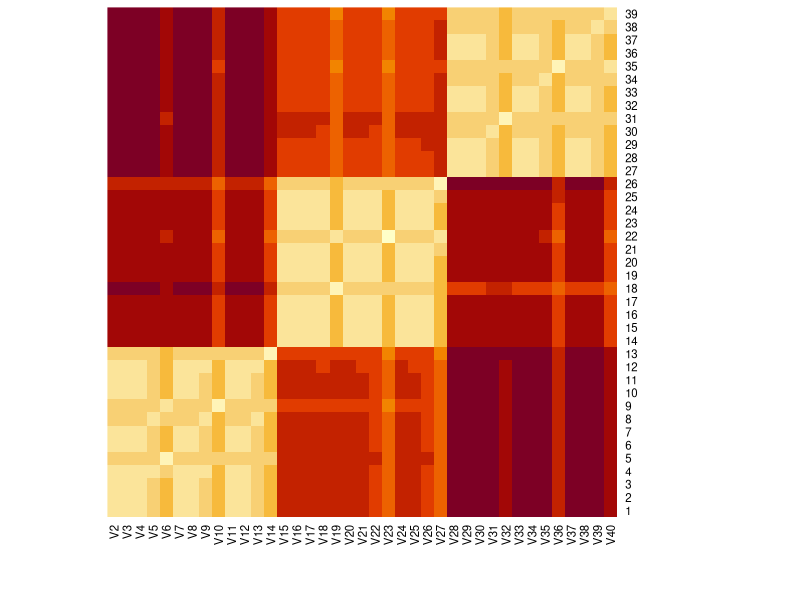

Write R code to recreate this figure. (Note: this script raises an error after producing the figure.)
## ---- chunk 1
knitr::opts_chunk$set(echo = TRUE)
## ---- chunk 2
geodist <- read.table("Rabi_geodist_matrix.txt", sep='\t', stringsAsFactors = FALSE)
geodist <- sapply(geodist[2:40, 2:40], as.numeric)
heatmap(geodist, Rowv = NA, Colv = NA)
## ---- chunk 3
knitr::include_graphics("networks.png")
## ---- chunk 4
knitr::include_graphics("test_demo_setsizes.png")
## ---- chunk 5
knitr::include_graphics("test2_demo_setsizes.png")
## ---- chunk 6
knitr::include_graphics("test_demo_Difference_samples.png")
## ---- chunk 7
knitr::include_graphics("central_demo_closeness.png")
## ---- chunk 8
knitr::include_graphics("graph_demo_graph_properties.png")
## ---- chunk 9
stats <- read.csv('test_set_stats.csv')
knitr::kable(head(stats))
## ---- chunk 10
library(ggplot2)
stats <- read.csv('test2_set_differences.csv')
data <- plyr::ddply(stats, c("Network", "Interval"), plyr::summarise, mean=mean(Set.size), sd=sd(Set.size), sem=(sd(Set.size)/sqrt(length(Set.size))))

# remove some of the positive control models for clarity
names <- c("Input", "Degree", "Random",
           "Degree size: 0.2 prev:1", "Random size: 0.2 prev:1",
           "Degree size: 0.6 prev:1",  "Random size: 0.6 prev:1")
data <- data[data$Network %in% names,]

# Order networks by input / neg control / positive control
data$Network <- factor(data$Network, levels=names)

# Change interval to factor
data$Interval <- factor(data$Interval)

# omit difference, since this makes the figure unclear
data <- data[data$Interval != 1,]

# plot linetype, need to set scale_x and linetyple manually
ggplot(data, aes(x=Interval, y=mean, colour=Network)) +
  geom_line(aes(x=as.numeric(Interval), y=mean, linetype=Network), size=1) + 
  geom_errorbar(aes(x=as.numeric(Interval), ymin=mean-sem, ymax=mean+sem), width=.1, show.legend=FALSE)+
  theme_minimal() + theme(axis.text.x = element_text(angle=70, hjust=1)) + 
  theme(strip.text.x = element_blank(), panel.grid.minor.x = element_blank()) + 
  scale_x_continuous(name = "Difference of intersections",
                     breaks=as.numeric(data$Interval),
                     labels = data$Interval)+
  scale_color_viridis_d(name='Network') + labs(y='Set size') +
  scale_linetype_manual(name='Network', breaks=c("Input", "Degree", "Random",
                                                 "Degree size: 0.2 prev:1", "Random size: 0.2 prev:1",
                                                 "Degree size: 0.6 prev:1",  "Random size: 0.6 prev:1"),
                        values=c('solid', 'dashed', 'dashed', 'dotted', 'dotted', 'dotted', 'dotted'), drop=FALSE)
